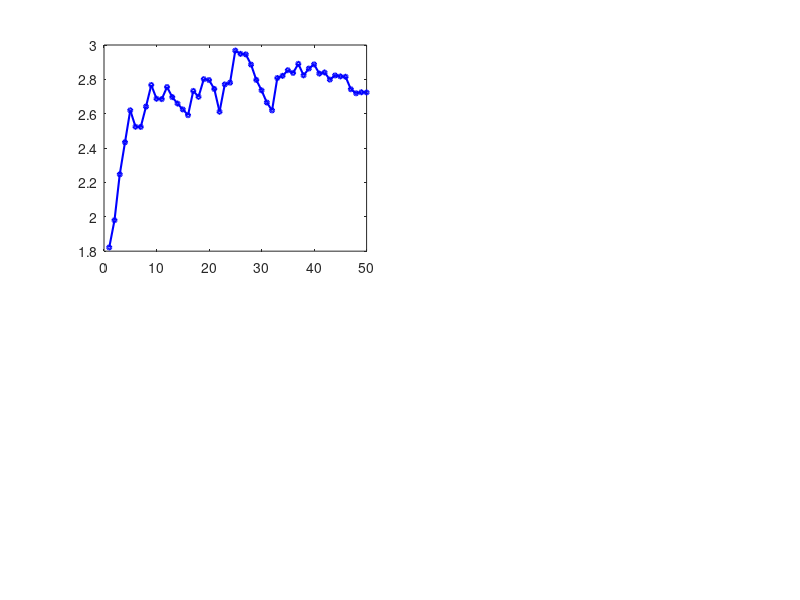

MATLAB code for this plot: (Note: this script raises an error after producing the figure.)
% =========================================================
% SCRIPT 4 – Formulação Recursiva dos Mínimos Quadrados
% Baseado nos slides do Prof. Pinheiro (Aula 16, slides 22-24)
% TCC – Engenharia Eletrônica
% =========================================================
% Conceito: em vez de acumular TODAS as medidas e resolver de
% uma vez (batch), o método recursivo ATUALIZA o estimador
% a cada nova medida, sem re-calcular a pseudo-inversa inteira.
% Útil para sistemas em tempo real (como o caixão de areia).

clear; clc; close all;

%% --- Modelo: ajuste de reta y = a0 + a1*z (grau 1) ---
% Vamos acompanhar a estimativa dos parâmetros a cada nova medida

rng(13);
N_total = 50;         % número total de medidas
a0_real = 3.0;
a1_real = 2.5;

z = linspace(0, 5, N_total)';
y = a0_real + a1_real*z + 0.8*randn(N_total,1);

%% =====================================================
%  INICIALIZAÇÃO (slide 24)
%  P_0 = 10^3 * I  (matriz de covariância inicial grande)
%  a_hat_0 = zeros (estimativa inicial nula)
% =====================================================
n_param = 2;                       % número de parâmetros [a0, a1]
P = 1e3 * eye(n_param);            % P_0
a_hat = zeros(n_param, 1);         % â_0 = [0; 0]

% Histórico para plotagem
hist_a0   = zeros(N_total, 1);
hist_a1   = zeros(N_total, 1);
hist_rmse = zeros(N_total, 1);

%% =====================================================
%  LOOP RECURSIVO (slides 22-23)
%  Para cada nova medida k:
%    1. x_k = [1, z_k]'
%    2. K_k = P_{k-1} * x_k / (1 + x_k' * P_{k-1} * x_k)
%    3. â_k = â_{k-1} + K_k * (y_k - x_k' * â_{k-1})
%    4. P_k = P_{k-1} - K_k * x_k' * P_{k-1}
% =====================================================
for k = 1:N_total
    x_k = [1; z(k)];           % vetor de regressores (n x 1)
    y_k = y(k);                 % medida escalar

    % Ganho K_k (slide 23)
    K_k = P * x_k / (1 + x_k' * P * x_k);

    % Atualização do estimador (slide 23)
    inovacao = y_k - x_k' * a_hat;   % erro de predição
    a_hat = a_hat + K_k * inovacao;

    % Atualização da matriz P (slide 23)
    P = P - K_k * (x_k' * P);

    % Armazena histórico
    hist_a0(k)   = a_hat(1);
    hist_a1(k)   = a_hat(2);

    % RMSE nos k pontos vistos até agora (para análise)
    z_k_vis = z(1:k);
    y_k_vis = y(1:k);
    y_est_k = a_hat(1) + a_hat(2)*z_k_vis;
    hist_rmse(k) = sqrt(mean((y_k_vis - y_est_k).^2));
end

fprintf('=== ESTIMAÇÃO RECURSIVA ===\n');
fprintf('Parâmetros reais    : a0=%.4f  a1=%.4f\n', a0_real, a1_real);
fprintf('Estimativa final    : a0=%.4f  a1=%.4f\n', a_hat(1), a_hat(2));
fprintf('RMSE final          : %.6f\n', hist_rmse(end));

%% --- Batch (para comparação) ---
X_all = [ones(N_total,1), z];
a_batch = (X_all'*X_all) \ (X_all'*y);
fprintf('\nComparação com método batch:\n');
fprintf('Batch               : a0=%.4f  a1=%.4f\n', a_batch(1), a_batch(2));

%% --- Figura 1: Convergência dos parâmetros ---
figure('Name','Convergência Recursiva','Position',[50 50 900 600]);

subplot(2,2,1);
plot(1:N_total, hist_a0, 'b-o','MarkerSize',3,'LineWidth',1.5);
yline(a0_real,'r--','LineWidth',2,'Label','a_0 real');
yline(a_batch(1),'g:','LineWidth',1.5,'Label','Batch');
xlabel('Número de medidas k'); ylabel('Estimativa de a_0');
title('Convergência de a_0','FontSize',11); grid on;

subplot(2,2,2);
plot(1:N_total, hist_a1, 'b-o','MarkerSize',3,'LineWidth',1.5);
yline(a1_real,'r--','LineWidth',2,'Label','a_1 real');
yline(a_batch(2),'g:','LineWidth',1.5,'Label','Batch');
xlabel('Número de medidas k'); ylabel('Estimativa de a_1');
title('Convergência de a_1','FontSize',11); grid on;

subplot(2,2,3);
semilogy(1:N_total, hist_rmse, 'm-','LineWidth',2);
xlabel('Número de medidas k'); ylabel('RMSE (log)');
title('Evolução do RMSE','FontSize',11); grid on;

subplot(2,2,4);
z_plot = linspace(0,5,200)';
y_final = a_hat(1) + a_hat(2)*z_plot;
scatter(z, y, 25, 'ko','filled','DisplayName','Medidas'); hold on;
plot(z_plot, a0_real+a1_real*z_plot, 'r-','LineWidth',2,...
     'DisplayName','Modelo real');
plot(z_plot, y_final, 'b--','LineWidth',2,...
     'DisplayName','Estimativa recursiva');
xlabel('z'); ylabel('y');
title('Ajuste final (recursivo vs real)','FontSize',11);
legend('Location','northwest','FontSize',9); grid on;

sgtitle('Mínimos Quadrados Recursivo – Convergência','FontSize',13);
print('-dpng','-r300','fig07_recursivo.png');
fprintf('\nFigura salva: fig07_recursivo.png\n');

fprintf('\n--- Por que o método recursivo é útil no caixão de areia? ---\n');
fprintf('→ Permite atualizar a calibração em tempo real a cada novo\n');
fprintf('  par de pontos capturado, sem re-calcular a pseudo-inversa.\n');
fprintf('→ Custo computacional por iteração: O(n^2), muito menor que\n');
fprintf('  O(kn^2) do método batch para k >> n.\n');
